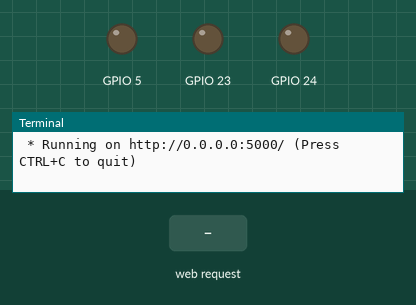
The program below on a simulated Raspberry Pi (BCM pin numbers). Shown: output pins drawn as LEDs (lit = HIGH), the last lines printed to the terminal. The test bench sets the inputs (shaded band). The clock reads 2024-03-15 10:24:30 at power-on unless the program sets it.

Above: at 1.2 s.
1.3 s: HTTP request for /23/on received
At 2.2 s:
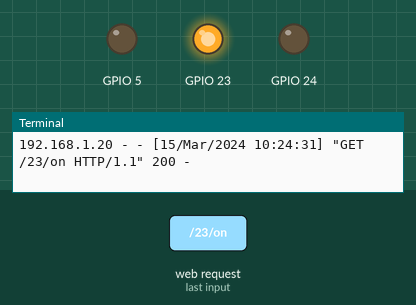
2.8 s: HTTP request for /24/on received
At 3.3 s:
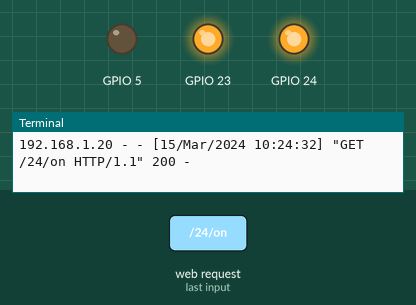
4.3 s: HTTP request for /23/off received
At 5.5 s:
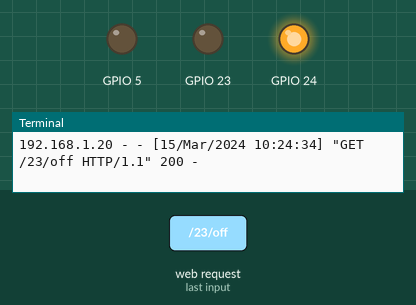
5.8 s: HTTP request for /5/on received
At 6.8 s:
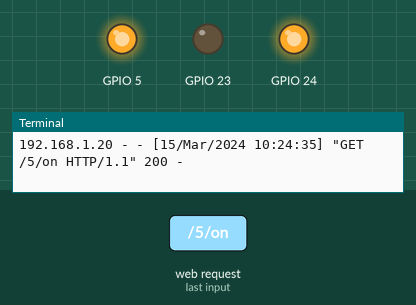
7.3 s: HTTP request for /24/off received
At 8.0 s:
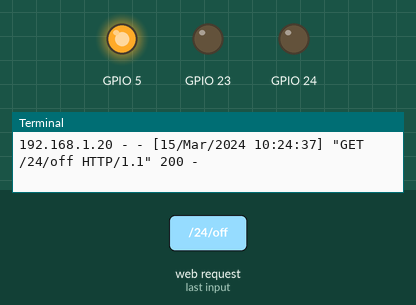
8.8 s: HTTP request for /5/off received
At 9.1 s:
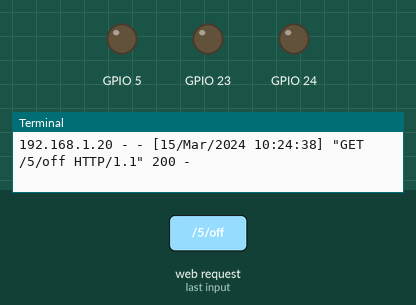
Timing chart, 0 to 11.3 s (numbered marks = the images above; inputs shaded):
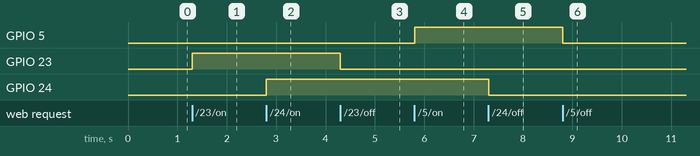

Measured:
- after the input at 1.3 s, GPIO 23: LOW → HIGH at once
- after the input at 2.8 s, GPIO 24: LOW → HIGH at once
- after the input at 4.3 s, GPIO 23: HIGH → LOW at once
- after the input at 5.8 s, GPIO 5: LOW → HIGH at once
- after the input at 7.3 s, GPIO 24: HIGH → LOW at once
- after the input at 8.8 s, GPIO 5: HIGH → LOW at once

The program:

flask_web_server.py
```python
'''

Adapted excerpt from Getting Started with Raspberry Pi by Matt Richardson

Modified by Rui Santos
Complete project details: https://randomnerdtutorials.com

'''

import RPi.GPIO as GPIO
from flask import Flask, render_template, request
app = Flask(__name__)

GPIO.setmode(GPIO.BCM)

# Create a dictionary called pins to store the pin number, name, and pin state:
pins = {
   23 : {'name' : 'GPIO 23', 'state' : GPIO.LOW},
   24 : {'name' : 'GPIO 24', 'state' : GPIO.LOW},
   5 : {'name' : 'GPIO 5', 'state' : GPIO.LOW}
   }

# Set each pin as an output and make it low:
for pin in pins:
   GPIO.setup(pin, GPIO.OUT)
   GPIO.output(pin, GPIO.LOW)

@app.route("/")
def main():
   # For each pin, read the pin state and store it in the pins dictionary:
   for pin in pins:
      pins[pin]['state'] = GPIO.input(pin)
   # Put the pin dictionary into the template data dictionary:
   templateData = {
      'pins' : pins
      }
   # Pass the template data into the template main.html and return it to the user
   return render_template('main.html', **templateData)

# The function below is executed when someone requests a URL with the pin number and action in it:
@app.route("/<changePin>/<action>")
def action(changePin, action):
   # Convert the pin from the URL into an integer:
   changePin = int(changePin)
   # Get the device name for the pin being changed:
   deviceName = pins[changePin]['name']
   # If the action part of the URL is "on," execute the code indented below:
   if action == "on":
      # Set the pin high:
      GPIO.output(changePin, GPIO.HIGH)
      # Save the status message to be passed into the template:
      message = "Turned " + deviceName + " on."
   if action == "off":
      GPIO.output(changePin, GPIO.LOW)
      message = "Turned " + deviceName + " off."

   # For each pin, read the pin state and store it in the pins dictionary:
   for pin in pins:
      pins[pin]['state'] = GPIO.input(pin)

   # Along with the pin dictionary, put the message into the template data dictionary:
   templateData = {
      'pins' : pins
   }

   return render_template('main.html', **templateData)

if __name__ == "__main__":
   app.run(host='0.0.0.0', port=5000, debug=True)
```
